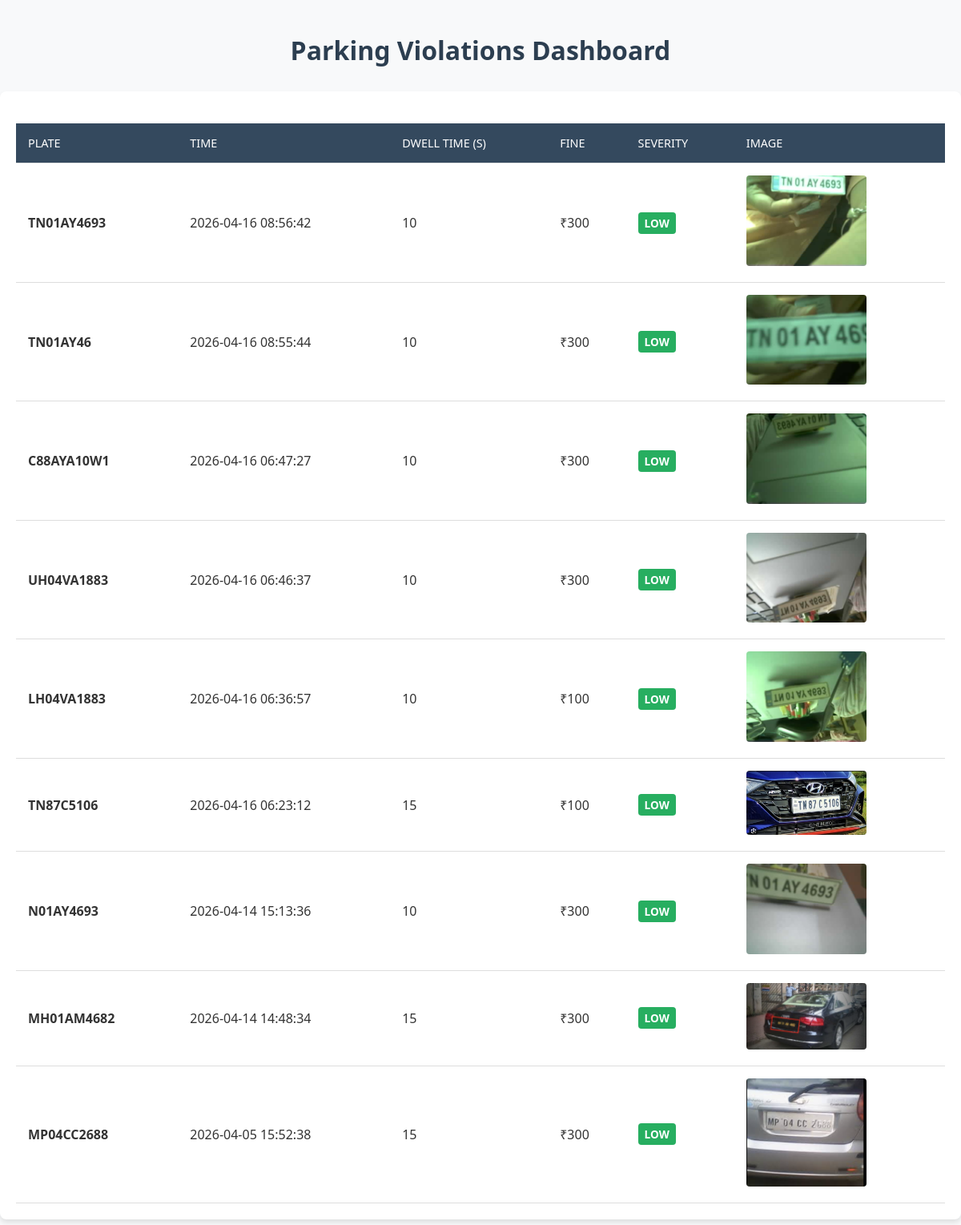
/dashboard, run on the app's committed database.
### tables this page shows
CREATE TABLE violations (
            id         INTEGER PRIMARY KEY AUTOINCREMENT,
            plate      TEXT    NOT NULL,
            timestamp  INTEGER NOT NULL,
            dwell_time INTEGER NOT NULL,
            fine       INTEGER NOT NULL,
            image_path TEXT    NOT NULL
        , severity TEXT NOT NULL DEFAULT 'N/A');

### backend/app.py (the view)
@app.route('/dashboard')
def dashboard():
    conn = get_db_connection()
    rows = conn.execute('''
        SELECT plate, timestamp, dwell_time, fine, severity, image_path
        FROM violations
        WHERE id IN (SELECT MAX(id) FROM violations GROUP BY plate)
        ORDER BY timestamp DESC
    ''').fetchall()
    violations = []
    for row in rows:
        violations.append({
            "plate": row["plate"],
            "time": datetime.fromtimestamp(row["timestamp"] / 1000).strftime("%Y-%m-%d %H:%M:%S"),
            "dwell_time": row["dwell_time"],
            "fine": row["fine"],
            "severity": row["severity"],
            "image_path": row["image_path"]
        })
    conn.close()
    return render_template('index.html', violations=violations)

### backend/database.py (called while the page is built)
def get_db_connection():
    conn = sqlite3.connect(DB_PATH)
    conn.row_factory = sqlite3.Row
    conn.execute('''
        CREATE TABLE IF NOT EXISTS violations (
            id         INTEGER PRIMARY KEY AUTOINCREMENT,
            plate      TEXT    NOT NULL,
            timestamp  INTEGER NOT NULL,
            dwell_time INTEGER NOT NULL,
            fine       INTEGER NOT NULL,
            severity   TEXT    NOT NULL,
            image_path TEXT    NOT NULL
        )
    ''')
    cursor = conn.execute("PRAGMA table_info(violations)")
    columns = [row['name'] for row in cursor.fetchall()]
    if 'severity' not in columns:
        conn.execute("ALTER TABLE violations ADD COLUMN severity TEXT NOT NULL DEFAULT 'N/A'")
    conn.commit()
    return conn

### templates/index.html (shortened to what this page needs)
<!DOCTYPE html>
<html lang="en">
<head>
</head>
<body>
    <h1>Parking Violations Dashboard</h1>
    <div class="container">
        {% if violations %}
        <table>
            <thead>
                <tr>
                    <th>Plate</th>
                    <th>Time</th>
                    <th>Dwell Time (s)</th>
                    <th>Fine</th>
                    <th>Severity</th>
                    <th>Image</th>
                </tr>
            </thead>
            <tbody>
                {% for v in violations %}
                <tr>
                    <td><strong>{{ v.plate }}</strong></td>
                    <td>{{ v.time }}</td>
                    <td>{{ v.dwell_time }}</td>
                    <td>₹{{ v.fine }}</td>
                    <td>
                        <span class="severity severity-{{ v.severity|lower if v.severity else 'default' }}">
                            {{ v.severity if v.severity else 'N/A' }}
                        </span>
                    </td>
                    <td>
                        <a href="{{ url_for('static', filename=v.image_path) }}" target="_blank">
                            <img src="{{ url_for('static', filename=v.image_path) }}" alt="Violation" class="violation-img">
                        </a>
                    </td>
                </tr>
                {% endfor %}
            </tbody>
        </table>
        {% else %}
        <div class="no-data">
            No violation records found in the database.
        </div>
        {% endif %}
    </div>
</body>
</html>

### templates/index.html (style rules this page uses)
:root { --primary-color: #2c3e50; --secondary-color: #34495e; --bg-color: #f8f9fa; --text-color: #333; --border-color: #ddd; --low-color: #27ae60; --medium-color: #f39c12; --high-color: #e74c3c; }
body { font-family: 'Segoe UI', Tahoma, Geneva, Verdana, sans-serif; background-color: var(--bg-color); color: var(--text-color); margin: 0; padding: 20px; display: flex; flex-direction: column; align-items: center; }
h1 { color: var(--primary-color); margin-bottom: 30px; font-weight: 600; }
.container { width: 100%; max-width: 1200px; background: white; padding: 20px; border-radius: 8px; box-shadow: 0 4px 6px rgba(0,0,0,0.1); }
table { width: 100%; border-collapse: collapse; margin-top: 20px; }
th, td { text-align: left; padding: 15px; border-bottom: 1px solid var(--border-color); }
th { background-color: var(--secondary-color); color: white; font-weight: 500; text-transform: uppercase; font-size: 0.9rem; }
.severity { font-weight: bold; padding: 4px 8px; border-radius: 4px; font-size: 0.85rem; color: white; display: inline-block; }
.severity-low { background-color: var(--low-color); }
.violation-img { max-width: 150px; height: auto; border-radius: 4px; cursor: pointer; transition: transform 0.2s; }

### data on the page
violations: plate "TN01AY4693", time "2026-04-16 08:56:42", dwell_time "10", fine "300", severity "LOW", image_path (picture)
violations: plate "TN01AY46", time "2026-04-16 08:55:44", dwell_time "10", fine "300", severity "LOW", image_path (picture)
violations: plate "C88AYA10W1", time "2026-04-16 06:47:27", dwell_time "10", fine "300", severity "LOW", image_path (picture)
violations: plate "UH04VA1883", time "2026-04-16 06:46:37", dwell_time "10", fine "300", severity "LOW", image_path (picture)
violations: plate "LH04VA1883", time "2026-04-16 06:36:57", dwell_time "10", fine "100", severity "LOW", image_path (picture)
violations: plate "TN87C5106", time "2026-04-16 06:23:12", dwell_time "15", fine "100", severity "LOW", image_path (picture)
violations: plate "N01AY4693", time "2026-04-14 15:13:36", dwell_time "10", fine "300", severity "LOW", image_path (picture)
violations: plate "MH01AM4682", time "2026-04-14 14:48:34", dwell_time "15", fine "300", severity "LOW", image_path (picture)
violations: plate "MP04CC2688", time "2026-04-05 15:52:38", dwell_time "15", fine "300", severity "LOW", image_path (picture)
